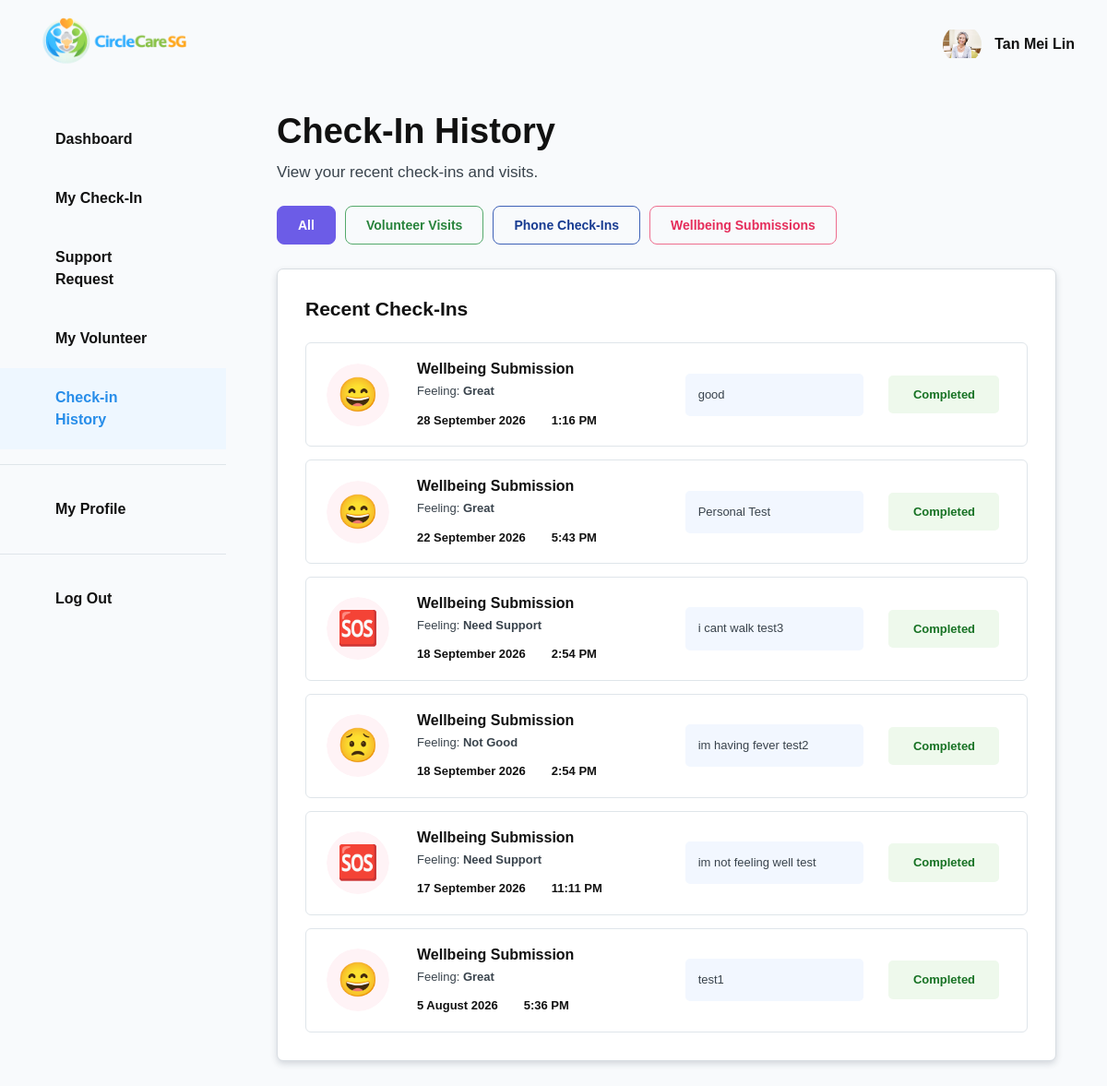
Screenshot of /senior/check-in-history/ (signed in) with the database file from the repository.
### accounts/models.py (models this page shows, shortened)
class AppUser(models.Model):
    ACCOUNT_TYPE_CHOICES = [
        ("senior", "Senior"),
        ("guardian", "Guardian"),
        ("volunteer", "Volunteer"),
        ("admin", "Admin"),
    ]
    user = models.OneToOneField(
        User,
        on_delete=models.CASCADE,
        related_name="app_profile",
    )
    account_type = models.CharField(
        max_length=20,
        choices=ACCOUNT_TYPE_CHOICES,
    )
    full_name = models.CharField(max_length=150)
    nric_fin = models.CharField(max_length=20, unique=True)
    mobile_number = models.CharField(max_length=20)
    profile_picture = models.ImageField(
        upload_to="profile_pictures/",
        blank=True,
        null=True,
    )
    date_of_birth = models.DateField()
    created_at = models.DateTimeField(auto_now_add=True)

### seniorPortal/models.py (models this page shows, shortened)
class WellbeingSubmission(models.Model):
    FEELING_CHOICES = [
        ("great", "Great"),
        ("good", "Good"),
        ("okay", "Okay"),
        ("not_good", "Not Good"),
        ("need_support", "Need Support"),
    ]
    senior = models.ForeignKey(
        SeniorProfile,
        on_delete=models.CASCADE,
        related_name="wellbeing_submissions",
    )
    feeling = models.CharField(
        max_length=20,
        choices=FEELING_CHOICES,
    )
    notes = models.TextField(
        blank=True,
    )
    submitted_at = models.DateTimeField(
        auto_now_add=True,
    )
    is_resolved = models.BooleanField(
        default=False,
    )
    resolved_at = models.DateTimeField(
        null=True,
        blank=True,
    )

### seniorPortal/views.py (the view)
@login_required(login_url="login")
def check_in_history(request):
    try:
        app_user = request.user.app_profile
    except AppUser.DoesNotExist:
        messages.error(
            request,
            "Your CircleCareSG account profile could not be found.",
        )
        return redirect("home")
    if app_user.account_type != "senior":
        messages.error(
            request,
            "You do not have permission to access the Senior Portal.",
        )
        return redirect("home")
    try:
        senior_profile = app_user.senior_profile
    except SeniorProfile.DoesNotExist:
        messages.error(
            request,
            "Your senior profile could not be found.",
        )
        return redirect("senior_dashboard")
    wellbeing_submissions = (
        WellbeingSubmission.objects
        .filter(senior=senior_profile)
        .order_by("-submitted_at")
    )
    return render(
        request,
        "seniorPortal/check_in_history.html",
        {
            "app_user": app_user,
            "senior_profile": senior_profile,
            "wellbeing_submissions": wellbeing_submissions,
        },
    )

### seniorPortal/templates/seniorPortal/check_in_history.html (shortened to what this page needs)
{% extends "seniorPortal/senior_base.html" %}
{% load static %}
{% block extra_css %}
<link
    rel="stylesheet"
    href="{% static 'seniorPortal/css/check_in_history.css' %}?v=3"
>
{% endblock %}
{% block content %}
<section class="check-in-history-page">
    <div class="check-in-page-heading">
        <h1>Check-In History</h1>
        <p>
            View your recent check-ins and visits.
        </p>
    </div>
    <div class="check-in-filter-bar">
        <div class="check-in-filter-options">
            <button
                type="button"
                class="check-in-filter-button active"
                data-filter="all"
            >
                All
            </button>
            <button
                type="button"
                class="check-in-filter-button volunteer-filter"
                data-filter="volunteer"
            >
                Volunteer Visits
            </button>
            <button
                type="button"
                class="check-in-filter-button phone-filter"
                data-filter="phone"
            >
                Phone Check-Ins
            </button>
            <button
                type="button"
                class="check-in-filter-button wellbeing-filter"
                data-filter="wellbeing"
            >
                Wellbeing Submissions
            </button>
        </div>
    </div>
    <article class="check-in-history-card">
        <h2>Recent Check-Ins</h2>
        {% if wellbeing_submissions %}
            <div class="check-in-record-list">
                {% for submission in wellbeing_submissions %}
                    <div
                        class="check-in-record"
                        data-record-type="wellbeing"
                    >
                        <div class="check-in-record-icon">
                            <span class="wellbeing-history-icon">
                                {% if submission.feeling == "great" %}
                                    😄
                                {% elif submission.feeling == "good" %}
                                    🙂
                                {% elif submission.feeling == "okay" %}
                                    😐
                                {% elif submission.feeling == "not_good" %}
                                    😟
                                {% elif submission.feeling == "need_support" %}
                                    🆘
                                {% else %}
                                    😊
                                {% endif %}
                            </span>
                        </div>
                        <div class="check-in-record-main">
                            <h3>
                                Wellbeing Submission
                            </h3>
                            <p>
                                Feeling:
                                <strong>
                                    {{ submission.get_feeling_display }}
                                </strong>
                            </p>
                            <div class="check-in-record-date-time">
                                <span>
                                    {{ submission.submitted_at|date:"j F Y" }}
                                </span>
                                <span>
                                    {{ submission.submitted_at|time:"g:i A" }}
                                </span>
                            </div>
                        </div>
                        <div class="check-in-record-note">
                            {% if submission.notes %}
                                <p>
                                    {{ submission.notes }}
                                </p>
                            {% else %}
                                <p>
                                    No additional notes submitted.
                                </p>
                            {% endif %}
                        </div>
                        <div class="check-in-record-status">
                            <span>
                                Completed
                            </span>
                        </div>
                    </div>
                {% endfor %}
            </div>
        {% endif %}
    </article>
</section>
{% endblock %}

### seniorPortal/templates/seniorPortal/senior_base.html (shortened to what this page needs)
{% load static %}
<!DOCTYPE html>
<html lang="en">
<head>
    <link
        href="https://cdn.jsdelivr.net/npm/bootstrap@5.3.3/dist/css/bootstrap.min.css"
        rel="stylesheet"
    >
    <link
        rel="stylesheet"
        href="{% static 'seniorPortal/css/senior_base.css' %}?v=2"
    >
    {% block extra_css %}
    {% endblock %}
</head>
<body>
    <header class="senior-header">
        <div class="senior-header-logo">
            <a href="{% url 'senior_dashboard' %}">
                <img
                    src="{% static 'logo.png' %}"
                    alt="CircleCareSG logo"
                >
            </a>
        </div>
        <div class="senior-header-profile">
            <div class="senior-profile-avatar">
                {% if app_user.profile_picture %}
                    <img
                        src="{{ app_user.profile_picture.url }}"
                        alt="{{ app_user.full_name }} profile picture"
                        class="senior-header-profile-picture"
                    >
                {% else %}
                    <img
                        src="{% static 'empty_user_icon.png' %}"
                        alt="Default user profile"
                        class="senior-header-profile-placeholder"
                    >
                {% endif %}
            </div>
            <span class="senior-profile-name">
                {{ app_user.full_name }}
            </span>
        </div>
    </header>
    <div class="senior-portal-layout">
        <aside class="senior-sidebar">
            <nav class="senior-navigation">
                <a
                    href="{% url 'senior_dashboard' %}"
                    class="senior-nav-link
                    "
                >
                    Dashboard
                </a>
                <a
                    href="{% url 'senior_wellbeing' %}"
                    class="senior-nav-link
                    "
                >
                    My Check-In
                </a>
                <a
                    href="{% url 'support_request_history' %}"
                    class="senior-nav-link
                    "
                >
                    Support Request
                </a>
                <a
                    href="{% url 'senior_volunteer' %}"
                    class="senior-nav-link
                    "
                >
                    My Volunteer
                </a>
                <a
                    href="{% url 'check_in_history' %}"
                    class="senior-nav-link
                    {% if request.resolver_match.url_name == 'check_in_history' %}
                        active
                    {% endif %}"
                >
                    Check-in History
                </a>
                <div class="senior-nav-divider"></div>
                <a
                    href="{% url 'senior_profile' %}"
                    class="senior-nav-link
                    "
                >
                    My Profile
                </a>
                <div class="senior-nav-divider"></div>
                <a
                    href="{% url 'logout' %}"
                    class="senior-nav-link senior-logout-link"
                >
                    Log Out
                </a>
            </nav>
        </aside>
        <main class="senior-main-content">
            {% block content %}
            {% endblock %}
        </main>
    </div>
</body>
</html>

### seniorPortal/static/seniorPortal/css/senior_base.css (style rules this page uses)
* { box-sizing: border-box; }
html { scroll-behavior: smooth; }
body { margin: 0; color: #111111; background-color: #f8fafc; font-family: Arial, Helvetica, sans-serif; }
.senior-header { position: fixed; top: 0; right: 0; left: 0; z-index: 1000; display: flex; align-items: center; justify-content: space-between; height: 95px; padding: 0 35px; background-color: #f8fafc; border-bottom: none; }
.senior-header-logo img { display: block; width: 180px; max-width: 180px; height: auto; object-fit: contain; }
.senior-header-profile { display: flex; align-items: center; gap: 14px; }
.senior-profile-avatar { width: 42px; height: 42px; border-radius: 50%; overflow: hidden; flex-shrink: 0; }
.senior-profile-avatar img { width: 100%; height: 100%; object-fit: contain; }
.senior-profile-name { font-size: 16px; font-weight: 700; }
.senior-portal-layout { display: grid; grid-template-columns: 245px minmax(0, 1fr); min-height: 100vh; padding-top: 95px; }
.senior-sidebar { position: fixed; top: 95px; bottom: 0; left: 0; width: 245px; background-color: #f8fafc; border-right: none; }
.senior-navigation { display: flex; flex-direction: column; padding: 24px 0; }
.senior-nav-link { display: block; padding: 20px 60px; color: #111111; font-size: 16px; font-weight: 700; text-decoration: none; transition: color 0.2s ease, background-color 0.2s ease; }
.senior-nav-link:hover, .senior-nav-link:focus, .senior-nav-link.active { color: #278de9; background-color: #eef7ff; }
.senior-nav-divider { height: 1px; margin: 16px 0; background-color: #dfe5ea; }
.senior-main-content { grid-column: 2; min-width: 0; padding: 25px 55px 80px; }

### seniorPortal/static/seniorPortal/css/check_in_history.css (style rules this page uses)
.check-in-history-page { width: 100%; }
.check-in-page-heading { margin-bottom: 24px; }
.check-in-page-heading h1 { margin: 0 0 8px; color: #111111; font-size: 38px; font-weight: 700; }
.check-in-page-heading p { margin: 0; color: #39434c; font-size: 17px; }
.check-in-filter-bar { display: flex; align-items: center; justify-content: space-between; gap: 24px; margin-bottom: 26px; }
.check-in-filter-options { display: flex; flex-wrap: wrap; gap: 10px; }
.check-in-filter-button, .check-in-date-filter-button { min-height: 42px; padding: 9px 22px; background-color: transparent; border: 1px solid #cfd8e3; border-radius: 8px; font-size: 14px; font-weight: 600; }
.check-in-filter-button { color: #4e3ccf; border-color: #6c5ce7; }
.check-in-filter-button.active { color: #ffffff; background-color: #6c5ce7; }
.volunteer-filter { color: #27833b; border-color: #54a96b; }
.phone-filter { color: #173b91; border-color: #3e61b7; }
.wellbeing-filter { color: #e52c5a; border-color: #ee6d8e; }
.check-in-history-card { min-height: 430px; padding: 30px; background-color: #ffffff; border: 1px solid #d8dde2; border-radius: 7px; box-shadow: 0 3px 7px rgba(24, 39, 56, 0.16); }
.check-in-history-card h2 { margin: 0 0 24px; color: #111111; font-size: 21px; font-weight: 700; }
.check-in-record-list { display: grid; gap: 14px; }
.check-in-record { display: grid; grid-template-columns: 78px minmax(220px, 1.4fr) minmax(180px, 1fr) 135px; align-items: center; gap: 20px; padding: 18px 22px; border: 1px solid #dfe5ea; border-radius: 6px; }
.check-in-record-icon { width: 68px; height: 68px; overflow: hidden; border-radius: 50%; }
.check-in-record-main h3 { margin: 0 0 6px; color: #111111; font-size: 16px; font-weight: 700; }
.check-in-record-main p, .check-in-record-note p { margin: 0; color: #39434c; font-size: 13px; line-height: 1.4; }
.check-in-record-date-time { display: flex; gap: 28px; margin-top: 12px; font-size: 13px; font-weight: 600; }
.check-in-record-note { padding: 14px; background-color: #f2f7ff; border-radius: 5px; }
.check-in-record-status { text-align: center; }
.check-in-record-status span { display: inline-block; min-width: 120px; padding: 11px 16px; color: #177224; background-color: #eef9ec; border-radius: 5px; font-size: 13px; font-weight: 700; }
.wellbeing-history-icon { display: flex; align-items: center; justify-content: center; width: 68px; height: 68px; background-color: #fff3f6; border-radius: 50%; font-size: 36px; }

### rows the page displays
AppUser: profile_picture (picture), full_name "Tan Mei Lin"
WellbeingSubmission: feeling "Great", submitted_at "28 September 2026", submitted_at "1:16 PM", notes "good"
WellbeingSubmission: feeling "Great", submitted_at "22 September 2026", submitted_at "5:43 PM", notes "Personal Test"
WellbeingSubmission: feeling "Need Support", submitted_at "18 September 2026", submitted_at "2:54 PM", notes "i cant walk test3"
WellbeingSubmission: feeling "Not Good", submitted_at "18 September 2026", submitted_at "2:54 PM", notes "im having fever test2"
WellbeingSubmission: feeling "Need Support", submitted_at "17 September 2026", submitted_at "11:11 PM", notes "im not feeling well test"
WellbeingSubmission: feeling "Great", submitted_at "5 August 2026", submitted_at "5:36 PM", notes "test1"
